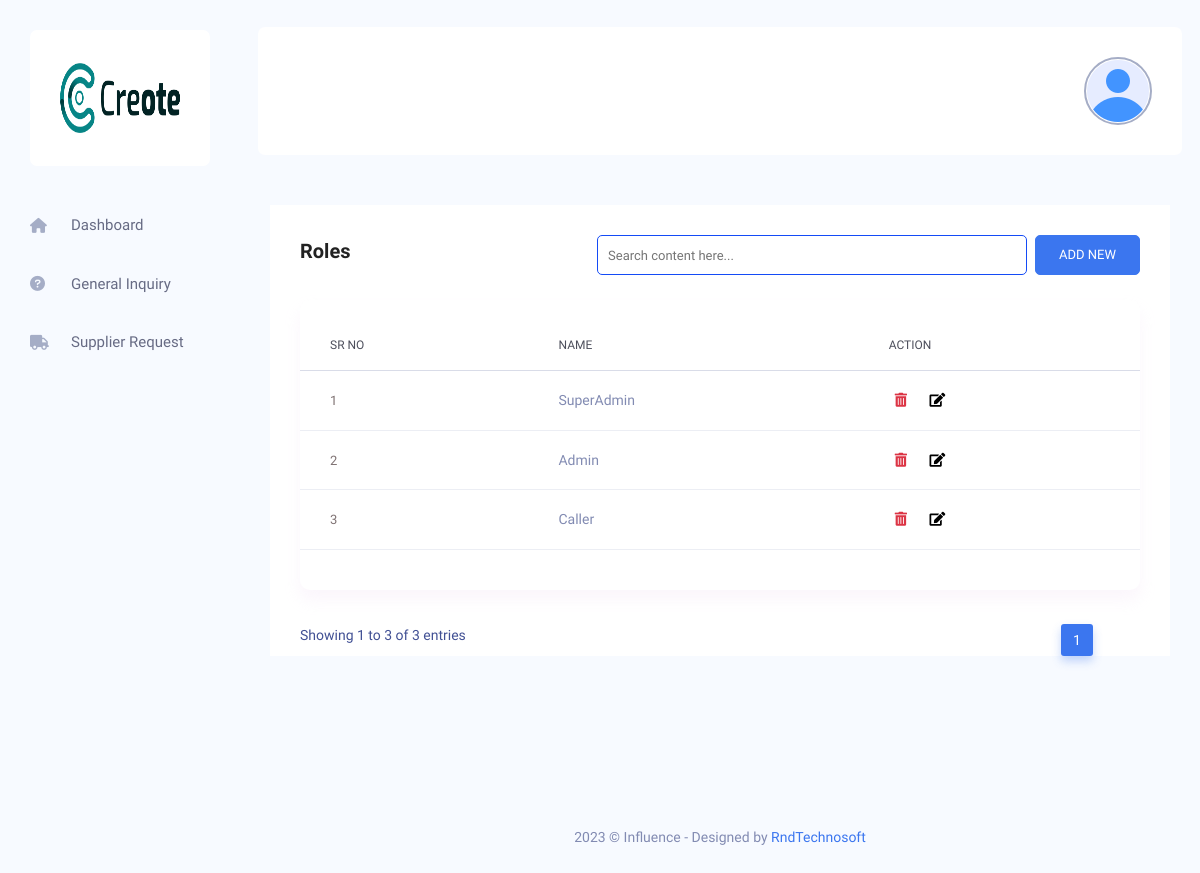
The page /admin/manage-role.php (signed in) on the database its author committed.
### tables this page shows
CREATE TABLE `tbl_footer_setting` (
  `id` int(11) UNSIGNED NOT NULL,
  `name` varchar(190) NOT NULL,
  `logo` varchar(190) NOT NULL,
  `alt_tag` varchar(191) NOT NULL,
  `background_image` text NOT NULL,
  `alt_tag1` varchar(191) NOT NULL,
  `about_us_des` varchar(250) NOT NULL,
  `facebook_link` varchar(191) NOT NULL,
  `twitter_link` varchar(191) NOT NULL,
  `instagram_link` varchar(191) NOT NULL,
  `youtube_link` varchar(191) NOT NULL,
  `create_at` timestamp NOT NULL DEFAULT current_timestamp(),
  `update_at` timestamp NULL DEFAULT NULL ON UPDATE current_timestamp()
);

CREATE TABLE `tbl_role` (
  `id` int(11) UNSIGNED NOT NULL,
  `name` varchar(70) NOT NULL,
  `dept_id` int(11) UNSIGNED NOT NULL,
  `created_at` timestamp NOT NULL DEFAULT current_timestamp(),
  `updated_at` timestamp NULL DEFAULT NULL ON UPDATE current_timestamp()
);

### admin/manage-role.php (the view, shortened to what this page needs)
<?php
include 'includes/header.php';
?>
<?php
include 'includes/side-bar.php';
?>
<?php include 'includes/top-bar.php';
?>
<div class="main_content_iner ">
    <div class="container-fluid plr_30 body_white_bg pt_30">
        <div class="row justify-content-center">
            <div class="col-12">
                <div class="QA_section">
                    <div class="white_box_tittle list_header">
                        <h4>Roles</h4>
                        <div class="box_right d-flex lms_block">
                            <div class="serach_field_2">
                                <div class="search_inner">
                                    <div class="search_field">
                                        <input type="text" placeholder="Search content here..." class="search-table-data">
                                    </div>
                                </div>
                            </div>
                            <div class="add_button ms-2">
                                <button type="button" class="btn_1" data-bs-toggle="modal" data-bs-target="#role">
                                    ADD NEW
                                </button>
                            </div>
                        </div>
                    </div>
                    <div class="QA_table ">
                        <table class="table lms_table_active">
                            <thead>
                                <tr>
                                    <th scope="col">Sr No</th>
                                    <th scope="col">Name</th>
                                    <th scope="col">Action</th>
                                </tr>
                            </thead>
                            <tbody>
                                <?php
                                $sql = 'SELECT * FROM tbl_role';
                                $result = mysqli_query($conn, $sql);
                                if (mysqli_num_rows($result) > 0) {
                                    $cno = 1;
                                    while ($row = mysqli_fetch_assoc($result)) {
                                ?>
                                        <tr>
                                            <th scope="row"> <a href="#" class="question_content"><?php echo $cno ?></a></th>
                                            <td><?php echo $row['name'] ?></td>
                                            <td>
                                                <form class="d-inline" action="manage-role.php" method="post">
                                                    <button type="submit" name="del" id="" class="fas fa-trash-alt text-danger border border-0 bg-white" onclick=" return confirm('Are you sure you want to delete this data?')">
                                                </form>&nbsp&nbsp
                                                <form class="d-inline" action="update-role.php" method="post">
                                                    <button type="submit" name="update-role" id="" class="fas fa-edit  border border-0 bg-white">
                                                </form>
                                            </td>
                                        </tr>
                                <?php
                                        $cno++;
                                    }
                                } ?>
                            </tbody>
                        </table>
                    </div>
                </div>
            </div>
        </div>
    </div>
</div>
<?php
include 'includes/footer.php';
?>

### admin/includes/side-bar.php (shortened to what this page needs)
<?php
$select = "SELECT * FROM tbl_footer_setting WHERE id = 1";
$footerl = mysqli_query($conn, $select);
$sidebarlogo = mysqli_fetch_assoc($footerl);
?>
<nav class="sidebar">
    <div class="logo d-flex justify-content-between">
        <a href="home.php"><img src="./images/footer/<?php echo $sidebarlogo['logo']; ?>" height="70" width="70" alt="<?php echo $sidebarlogo['alt_tag']; ?>"></a>
    </div>
    <ul id="sidebar_menu">
        <li class="">
            <a class="" href="home.php" aria-expanded="false">
               <i class="fa-solid fa-house"></i>
                <span>Dashboard</span>
            </a>
        </li>
         <li class="">
            <a class="" href="manage-general-inquiry.php" aria-expanded="false">
                <i class="fa-solid fa-circle-question"></i>
                <span>General Inquiry</span>
            </a>
        </li>
         <li class="">
            <a class="" href="manage-supplier-request.php" aria-expanded="false">
                <i class="fas fa-truck"></i>
                <span>Supplier Request</span>
            </a>
        </li>
    </ul>
</nav>

### admin/assets/css/custome.css (style rules this page uses)
.serach_field_2 .search_inner input { color: #000; font-size: 13px; height: 40px; width: 100%; border-radius: 5px; padding-left: 10px !important; border: 1px solid #144bf6; padding-right: 15px; }

### rows shown on the page
tbl_footer_setting: logo (placeholder picture)
tbl_role: name "SuperAdmin"
tbl_role: name "Admin"
tbl_role: name "Caller"
